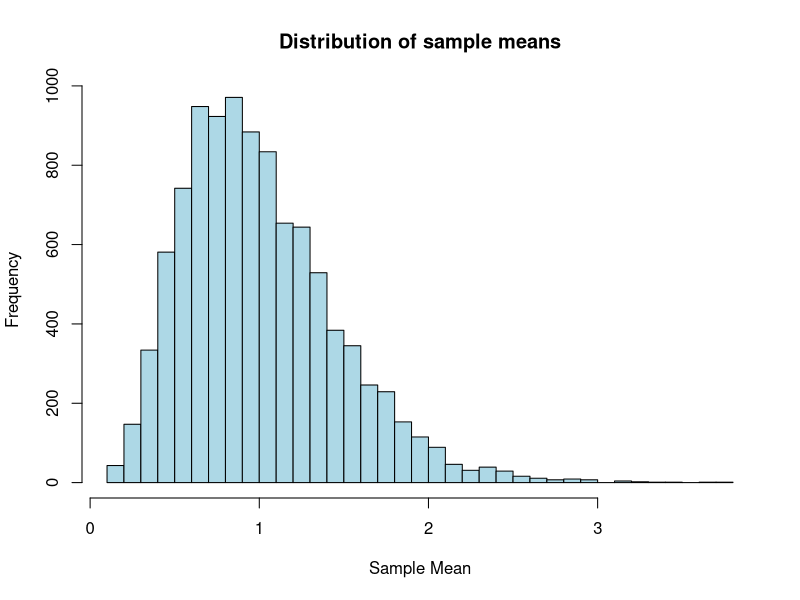
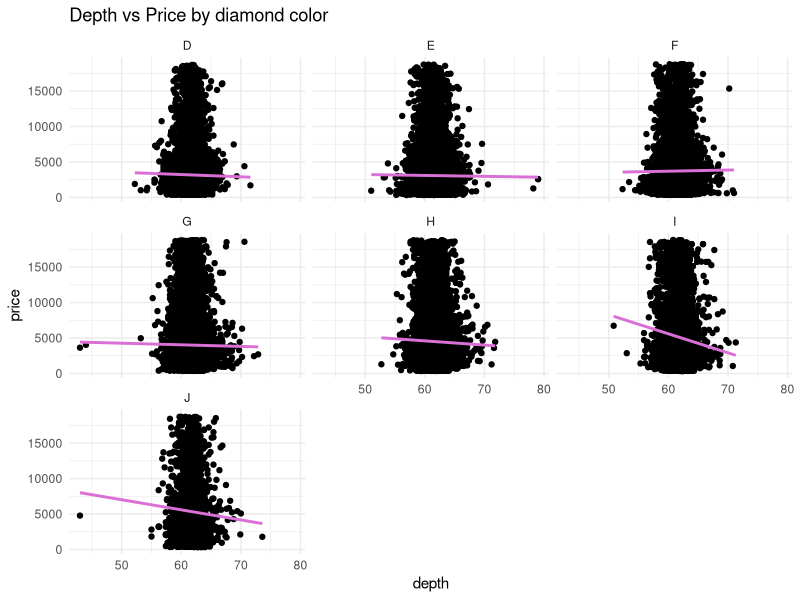

These charts were generated, in order, by the following R code:
## ---- chunk 1
#| include: false

library(tidyverse)
## ---- chunk 2
#function

simulation <- function (n.sim = 10000, n = 5, rate = 1) {
  
  means <- numeric(n.sim)
  
  for (i in 1:n.sim) {
    draws <- rexp(n, rate = rate)
    means[i] <- mean(draws)
  }
  
  return(means)
}

set.seed(1)
means <- simulation()

#plot

hist(means, breaks = 50, col = "lightblue", main = "Distribution of sample means",
     xlab = "Sample Mean")
## ---- chunk 3
library(tidyverse)
library(lubridate)
## ---- chunk 4
st <- list(
  franchise = "Star Trek",
  series = c("TOS", "TNG", "DS9", "VOY", "ENT"),
  starship = tribble(~ID,         ~class,         ~name,       ~length,  ~launched,
                     ##----------/---------------/------------/---------/----------
                     "NCC-1701",  "constitution", "Enterprise", 288.646, 2245,
                     "NCC-1701D", "galaxy",       "Enterprise", 642.5,   2361,
                     "NX-74205",  "defiant",      "Defiant",    170,     2370,
                     "NCC-74656", "intrepid",     "Voyager",    343,     2371),
  captain = tribble(~firstname,  ~lastname, ~ship,       ~drink,
                    ##----------/----------/------------/----------
                    "James",     "Kirk",    "NCC-1701",  "brandy",
                    "Jean-luc",  "Picard",  "NCC-1701D", "tea",
                    "Benjamin",  "Sisko",   "NX-74205",  "coffee",
                    "Katherine", "Janeway", "NCC-74656", "coffee"),
  age = as.duration(today() - ymd(19660908))
)
## ---- chunk 5
str(st)
## ---- chunk 6
sapply(st, class)
## ---- chunk 7
st_merged <- left_join(st$starship, st$captain, by = c("ID" = "ship"))

st_merged
## ---- chunk 8
diamonds
## ---- chunk 9
summarystats <- diamonds %>%
  select(where(is.numeric)) %>%
  summary()

summarystats
## ---- chunk 10
price_depthmodel <- lm(price ~ depth, data = diamonds)
summary(price_depthmodel)

summary(price_depthmodel)$coefficients["depth", "Pr(>|t|)"]
## ---- chunk 11
ggplot(data = diamonds, mapping = aes(x = depth, y = price)) +
  geom_point() +
  geom_smooth(method = "lm", se = FALSE, color = "orchid") +
  facet_wrap(~color) +
  labs(x = "depth", y = "price",
       title = "Depth vs Price by diamond color") +
  theme_minimal()
